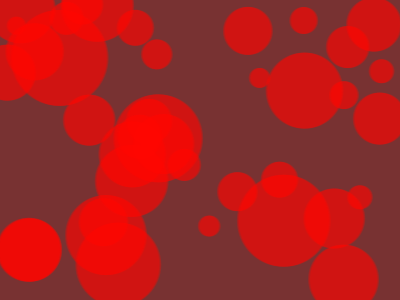
Frame 1 (no input)
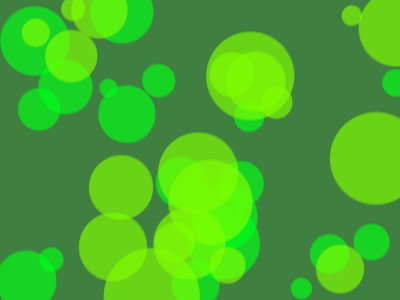
Frame 60 (the mouse pressed at the canvas centre just before this capture)
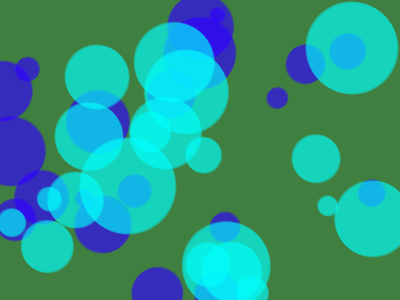
Frame 120 (the mouse held since frame 60 and released just before this capture)

The Processing sketch that drew these frames (run headless with seeded random() and noise(); from frame 60 on, the mouse is pressed at the canvas centre):

// Processing sketch: processing_166738
// ── processing_166738.pde

CircleOne[] circleone = new CircleOne[20];
CircleTwo[] circletwo = new CircleTwo [20];

void setup() {
  size(400, 300);
  smooth();
  for (int i = 0; i < circleone.length; i++) {
    float x = random(width);
    float y = random(height);
    int r = (i + 5)*4;
    circleone[i] = new CircleOne(x, y, r);
  }
  for (int j = 0; j < circletwo.length; j++) {
    float x1 = random(width);
    float y1 = random(height);
    int s = (j + 5)*3;
    circletwo[j] = new CircleTwo (x1,y1,s);
  }
}
void draw() {
  
  background(120,50,50);
 
  for (int j = 0; j <  circletwo.length;j++){
     circletwo[j].display();
    circletwo[j].move();
    circletwo[j].display();
    circletwo[j].move();
    circletwo[j].display();
  }
   for (int i = 0; i < circleone.length; i++) {
    circleone[i].display();
    circleone[i].move();
    circleone[i].display();
    circleone[i].move();
    circleone[i].display();
  }
}
class CircleTwo {
  float x;
  float y;
  int diameter;
  float teta;
  float beta;
  float amp = 2;
  float sat; 
  float satAdd = 0.7;


CircleTwo(float tempX, float tempY, int tempDiameter) {
    x = tempX;
    y = tempY;
    diameter = tempDiameter;
   
  }
  void move() {
      x = x+  cos(teta);
    y = y+sin(teta);
     teta = teta + 0.01;
    
   
    if (x>width) {
      x = 0;
    } else if (x<0) {
      x = width;
    }
    if (y<0) {
      y = height;
    } else if (y>height) {
      y = 0;
    }
  }
  void display() {
    colorMode(HSB,360,100,100,1.0);
    sat = sat +satAdd;
    
    noStroke();
    fill(sat, 100, 100,0.3);
    ellipse(x, y, diameter, diameter);
    if (sat >360)satAdd = -satAdd;
    if (sat<0) satAdd = -satAdd;
  
 

  
  }
}
class CircleOne {
  float x;
  float y;
  int diameter;
  float teta;
  float beta;
  float amp = 2;
  float sat; 
  float satAdd = 0.5;


  CircleOne(float tempX, float tempY, int tempDiameter) {
    x = tempX;
    y = tempY;
    diameter = tempDiameter;
  }
  void move() {
    x = x+  cos(teta);
    y = y+sin(teta);
    teta = teta - 0.01;


    if (x>width) {
      x = 0;
    } else if (x<0) {
      x = width;
    }
    if (y<0) {
      y = height;
    } else if (y>height) {
      y = 0;
    }
  }
  void display() {
    colorMode(HSB, 360, 100, 100, 1.0);
    sat = sat +satAdd;

    noStroke();
    fill(sat, 100, 100, 0.3);
    ellipse(x, y, diameter, diameter);
    if (sat >360)satAdd = -satAdd;
    if (sat<0) satAdd = -satAdd;
  }
}
